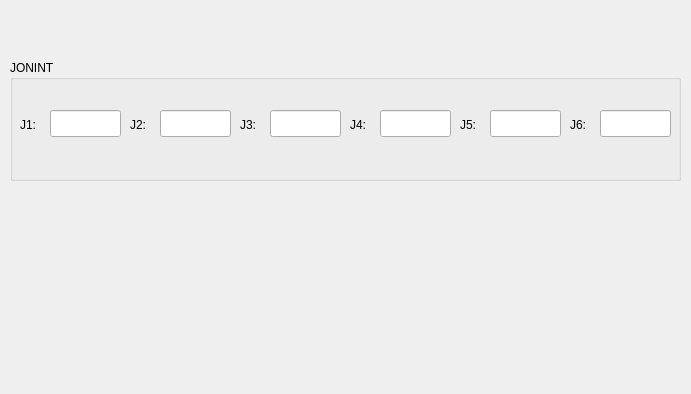
<?xml version="1.0" encoding="UTF-8"?>
<ui version="4.0">
 <class>Page2</class>
 <widget class="QDialog" name="Page2">
  <property name="geometry">
   <rect>
    <x>0</x>
    <y>0</y>
    <width>691</width>
    <height>394</height>
   </rect>
  </property>
  <property name="windowTitle">
   <string>Dialog</string>
  </property>
  <widget class="QGroupBox" name="groupBox">
   <property name="geometry">
    <rect>
     <x>10</x>
     <y>60</y>
     <width>671</width>
     <height>121</height>
    </rect>
   </property>
   <property name="title">
    <string>JONINT</string>
   </property>
   <widget class="QLabel" name="label">
    <property name="geometry">
     <rect>
      <x>10</x>
      <y>50</y>
      <width>21</width>
      <height>30</height>
     </rect>
    </property>
    <property name="text">
     <string>J1:</string>
    </property>
   </widget>
   <widget class="QLineEdit" name="JEdit_1">
    <property name="geometry">
     <rect>
      <x>40</x>
      <y>50</y>
      <width>71</width>
      <height>27</height>
     </rect>
    </property>
   </widget>
   <widget class="QLineEdit" name="JEdit_2">
    <property name="geometry">
     <rect>
      <x>150</x>
      <y>50</y>
      <width>71</width>
      <height>27</height>
     </rect>
    </property>
   </widget>
   <widget class="QLabel" name="label_2">
    <property name="geometry">
     <rect>
      <x>120</x>
      <y>50</y>
      <width>21</width>
      <height>30</height>
     </rect>
    </property>
    <property name="text">
     <string>J2:</string>
    </property>
   </widget>
   <widget class="QLineEdit" name="JEdit_3">
    <property name="geometry">
     <rect>
      <x>260</x>
      <y>50</y>
      <width>71</width>
      <height>27</height>
     </rect>
    </property>
   </widget>
   <widget class="QLabel" name="label_3">
    <property name="geometry">
     <rect>
      <x>340</x>
      <y>50</y>
      <width>21</width>
      <height>30</height>
     </rect>
    </property>
    <property name="text">
     <string>J4:</string>
    </property>
   </widget>
   <widget class="QLineEdit" name="JEdit_4">
    <property name="geometry">
     <rect>
      <x>370</x>
      <y>50</y>
      <width>71</width>
      <height>27</height>
     </rect>
    </property>
   </widget>
   <widget class="QLabel" name="label_4">
    <property name="geometry">
     <rect>
      <x>230</x>
      <y>50</y>
      <width>21</width>
      <height>30</height>
     </rect>
    </property>
    <property name="text">
     <string>J3:</string>
    </property>
   </widget>
   <widget class="QLineEdit" name="JEdit_5">
    <property name="geometry">
     <rect>
      <x>480</x>
      <y>50</y>
      <width>71</width>
      <height>27</height>
     </rect>
    </property>
   </widget>
   <widget class="QLabel" name="label_5">
    <property name="geometry">
     <rect>
      <x>560</x>
      <y>50</y>
      <width>21</width>
      <height>30</height>
     </rect>
    </property>
    <property name="text">
     <string>J6:</string>
    </property>
   </widget>
   <widget class="QLineEdit" name="JEdit_6">
    <property name="geometry">
     <rect>
      <x>590</x>
      <y>50</y>
      <width>71</width>
      <height>27</height>
     </rect>
    </property>
   </widget>
   <widget class="QLabel" name="label_6">
    <property name="geometry">
     <rect>
      <x>450</x>
      <y>50</y>
      <width>21</width>
      <height>30</height>
     </rect>
    </property>
    <property name="text">
     <string>J5:</string>
    </property>
   </widget>
  </widget>
 </widget>
 <resources/>
 <connections/>
</ui>
